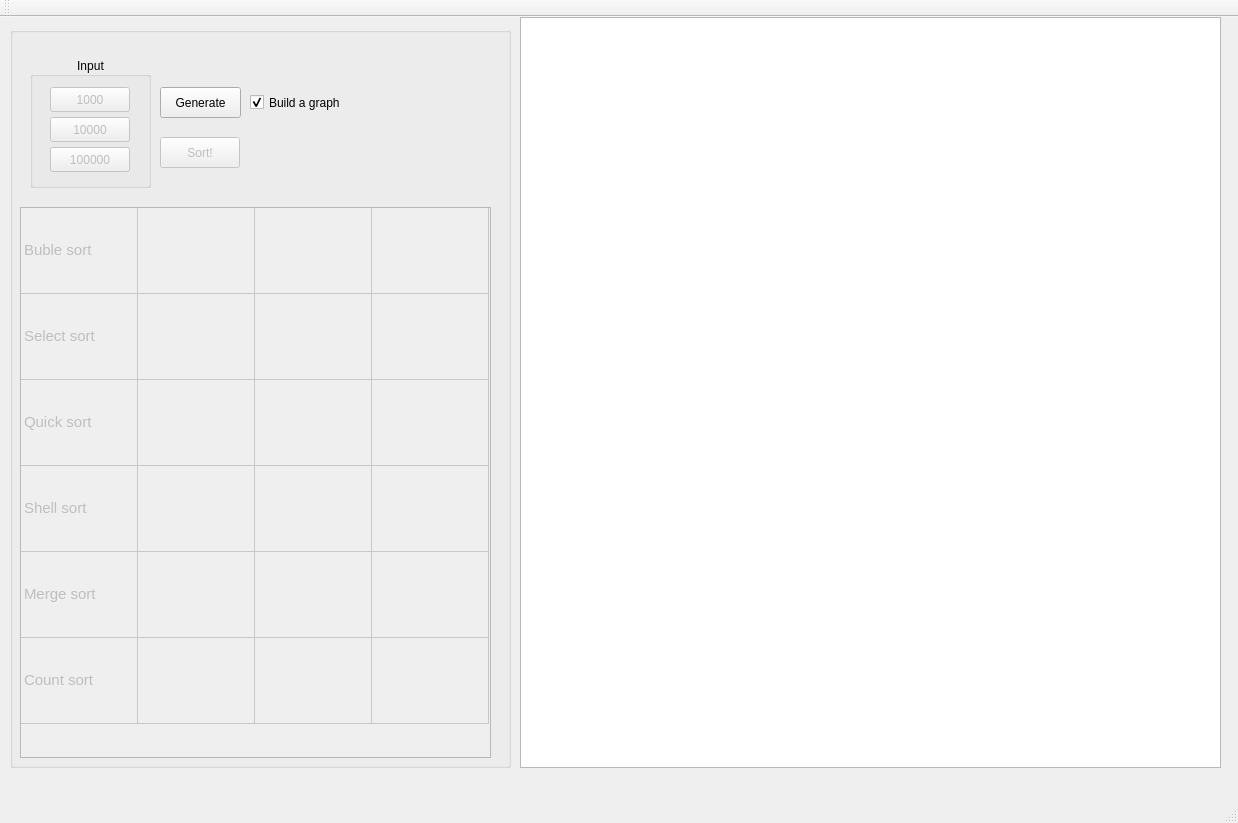
<?xml version="1.0" encoding="UTF-8"?>
<ui version="4.0">
 <class>MainWindow</class>
 <widget class="QMainWindow" name="MainWindow">
  <property name="geometry">
   <rect>
    <x>0</x>
    <y>0</y>
    <width>1238</width>
    <height>823</height>
   </rect>
  </property>
  <property name="windowTitle">
   <string>MainWindow</string>
  </property>
  <widget class="QWidget" name="centralWidget">
   <widget class="QPushButton" name="pushButton_3">
    <property name="geometry">
     <rect>
      <x>330</x>
      <y>230</y>
      <width>80</width>
      <height>25</height>
     </rect>
    </property>
    <property name="text">
     <string>Gen strings</string>
    </property>
   </widget>
   <widget class="QChartView" name="graphicsView">
    <property name="geometry">
     <rect>
      <x>520</x>
      <y>0</y>
      <width>701</width>
      <height>751</height>
     </rect>
    </property>
   </widget>
   <widget class="QGroupBox" name="groupBox_2">
    <property name="geometry">
     <rect>
      <x>10</x>
      <y>10</y>
      <width>501</width>
      <height>741</height>
     </rect>
    </property>
    <property name="title">
     <string/>
    </property>
    <widget class="QTableWidget" name="tableWidget">
     <property name="enabled">
      <bool>false</bool>
     </property>
     <property name="geometry">
      <rect>
       <x>10</x>
       <y>180</y>
       <width>471</width>
       <height>551</height>
      </rect>
     </property>
     <property name="font">
      <font>
       <pointsize>11</pointsize>
      </font>
     </property>
     <property name="rowCount">
      <number>6</number>
     </property>
     <property name="columnCount">
      <number>4</number>
     </property>
     <attribute name="horizontalHeaderVisible">
      <bool>false</bool>
     </attribute>
     <attribute name="horizontalHeaderDefaultSectionSize">
      <number>117</number>
     </attribute>
     <attribute name="verticalHeaderVisible">
      <bool>false</bool>
     </attribute>
     <attribute name="verticalHeaderDefaultSectionSize">
      <number>86</number>
     </attribute>
     <row/>
     <row/>
     <row/>
     <row/>
     <row/>
     <row/>
     <column>
      <property name="text">
       <string>Algorithm</string>
      </property>
     </column>
     <column>
      <property name="text">
       <string>1000</string>
      </property>
     </column>
     <column>
      <property name="text">
       <string>10000</string>
      </property>
     </column>
     <column>
      <property name="text">
       <string>100000</string>
      </property>
     </column>
     <item row="0" column="0">
      <property name="text">
       <string>Buble sort</string>
      </property>
     </item>
     <item row="1" column="0">
      <property name="text">
       <string>Select sort</string>
      </property>
     </item>
     <item row="2" column="0">
      <property name="text">
       <string>Quick sort</string>
      </property>
     </item>
     <item row="3" column="0">
      <property name="text">
       <string>Shell sort</string>
      </property>
     </item>
     <item row="4" column="0">
      <property name="text">
       <string>Merge sort</string>
      </property>
     </item>
     <item row="4" column="1">
      <property name="text">
       <string/>
      </property>
     </item>
     <item row="5" column="0">
      <property name="text">
       <string>Count sort</string>
      </property>
     </item>
    </widget>
    <widget class="QPushButton" name="pushButton_2">
     <property name="enabled">
      <bool>true</bool>
     </property>
     <property name="geometry">
      <rect>
       <x>150</x>
       <y>60</y>
       <width>81</width>
       <height>31</height>
      </rect>
     </property>
     <property name="text">
      <string>Generate</string>
     </property>
    </widget>
    <widget class="QPushButton" name="pushButton">
     <property name="enabled">
      <bool>false</bool>
     </property>
     <property name="geometry">
      <rect>
       <x>150</x>
       <y>110</y>
       <width>80</width>
       <height>31</height>
      </rect>
     </property>
     <property name="text">
      <string>Sort!</string>
     </property>
    </widget>
    <widget class="QCheckBox" name="checkBox">
     <property name="geometry">
      <rect>
       <x>240</x>
       <y>60</y>
       <width>101</width>
       <height>31</height>
      </rect>
     </property>
     <property name="text">
      <string>Build a graph</string>
     </property>
     <property name="checked">
      <bool>true</bool>
     </property>
    </widget>
    <widget class="QGroupBox" name="groupBox">
     <property name="geometry">
      <rect>
       <x>20</x>
       <y>30</y>
       <width>121</width>
       <height>131</height>
      </rect>
     </property>
     <property name="title">
      <string>Input</string>
     </property>
     <property name="alignment">
      <set>Qt::AlignCenter</set>
     </property>
     <widget class="QPushButton" name="pushButton_4">
      <property name="enabled">
       <bool>false</bool>
      </property>
      <property name="geometry">
       <rect>
        <x>20</x>
        <y>30</y>
        <width>80</width>
        <height>25</height>
       </rect>
      </property>
      <property name="text">
       <string>1000</string>
      </property>
     </widget>
     <widget class="QPushButton" name="pushButton_5">
      <property name="enabled">
       <bool>false</bool>
      </property>
      <property name="geometry">
       <rect>
        <x>20</x>
        <y>60</y>
        <width>80</width>
        <height>25</height>
       </rect>
      </property>
      <property name="text">
       <string>10000</string>
      </property>
     </widget>
     <widget class="QPushButton" name="pushButton_6">
      <property name="enabled">
       <bool>false</bool>
      </property>
      <property name="geometry">
       <rect>
        <x>20</x>
        <y>90</y>
        <width>80</width>
        <height>25</height>
       </rect>
      </property>
      <property name="text">
       <string>100000</string>
      </property>
     </widget>
    </widget>
   </widget>
   <zorder>pushButton_3</zorder>
   <zorder>groupBox_2</zorder>
   <zorder>graphicsView</zorder>
  </widget>
  <widget class="QMenuBar" name="menuBar">
   <property name="geometry">
    <rect>
     <x>0</x>
     <y>0</y>
     <width>1238</width>
     <height>25</height>
    </rect>
   </property>
  </widget>
  <widget class="QToolBar" name="mainToolBar">
   <attribute name="toolBarArea">
    <enum>TopToolBarArea</enum>
   </attribute>
   <attribute name="toolBarBreak">
    <bool>false</bool>
   </attribute>
  </widget>
  <widget class="QStatusBar" name="statusBar"/>
 </widget>
 <layoutdefault spacing="6" margin="11"/>
 <customwidgets>
  <customwidget>
   <class>QChartView</class>
   <extends>QGraphicsView</extends>
   <header>qchartview.h</header>
  </customwidget>
 </customwidgets>
 <resources/>
 <connections/>
</ui>
